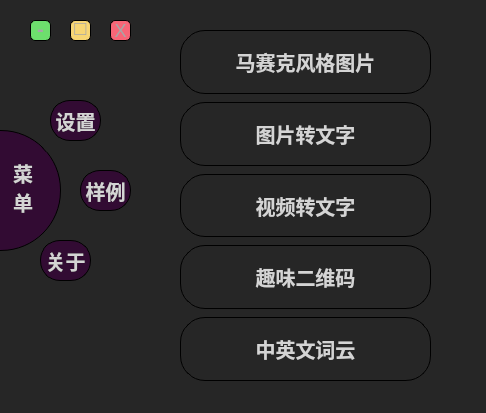
<?xml version="1.0" encoding="UTF-8"?>
<ui version="4.0">
 <class>Form</class>
 <widget class="QWidget" name="Form">
  <property name="geometry">
   <rect>
    <x>0</x>
    <y>0</y>
    <width>486</width>
    <height>413</height>
   </rect>
  </property>
  <property name="minimumSize">
   <size>
    <width>450</width>
    <height>352</height>
   </size>
  </property>
  <property name="maximumSize">
   <size>
    <width>2000</width>
    <height>2000</height>
   </size>
  </property>
  <property name="windowTitle">
   <string>Form</string>
  </property>
  <property name="windowOpacity">
   <double>1.000000000000000</double>
  </property>
  <property name="styleSheet">
   <string notr="true">QWidget#Form{
	
/*background-image: url(:/shouyexuanze/image/full.png);
border-image: url(:/shouyexuanze/image/background.png);*/
	background-color: rgb(38, 38, 38);
	/*border-style:outset; 
		border-width:1px;
		border-color:balck;
		border-radius:30px;*/

}
QPushButton{
font: 40pt &quot;微软雅黑&quot;;
color:rgb(212, 212, 212);
        /*border-bottom:1px solid white;*/
        font-size:20px;
        font-weight:700;
        font-family: &quot;Helvetica Neue&quot;, Helvetica, Arial, sans-serif;

		border-style:outset; 
		border-width:1px;
		border-color:balck;
		border-radius:25px;

		
}
QPushButton:hover{
color:rgb(150, 150, 150);
	background-color: rgb(138, 138, 138);
	color: rgb(38, 38, 38);
}
QMessageBox{
		background-color: rgb(38, 38, 38);
		font: 40pt &quot;微软雅黑&quot;;
		color:rgb(212, 212, 212);
        /*border-bottom:1px solid white;*/
        font-size:20px;
        font-weight:700;
        font-family: &quot;Helvetica Neue&quot;, Helvetica, Arial, sans-serif;

}</string>
  </property>
  <widget class="QPushButton" name="main_menue_btn">
   <property name="geometry">
    <rect>
     <x>-60</x>
     <y>130</y>
     <width>121</width>
     <height>121</height>
    </rect>
   </property>
   <property name="styleSheet">
    <string notr="true">QPushButton{
font: 20pt &quot;方正舒体&quot;;
border:white;
border:1px solid;
border-radius:60px;
	background-color: rgb(50, 11, 51);

padding-right:-45px;

padding-top:-7px;


}
QPushButton:hover{



background-color: rgb(38, 38, 38);
background-color:;
	color: rgb(103, 182, 204);
font: 31pt;
color:rgb(212, 212, 212);


}
QPushButton:checked{

	border:4px double;

}</string>
   </property>
   <property name="text">
    <string>菜
单</string>
   </property>
   <property name="checkable">
    <bool>true</bool>
   </property>
  </widget>
  <widget class="QPushButton" name="set_menue_btn">
   <property name="geometry">
    <rect>
     <x>50</x>
     <y>100</y>
     <width>51</width>
     <height>41</height>
    </rect>
   </property>
   <property name="styleSheet">
    <string notr="true">QPushButton{
font: 15pt &quot;方正舒体&quot;;
background-color: rgb(50, 11, 51);
border:white;
border:1px solid;
border-radius:20px;
}
QPushButton:hover{

border:4px double;

}
QPushButton:checked{

background-color:rgb(166, 166, 166);

}</string>
   </property>
   <property name="text">
    <string>设置</string>
   </property>
   <property name="checkable">
    <bool>false</bool>
   </property>
  </widget>
  <widget class="QPushButton" name="about_menue_btn">
   <property name="geometry">
    <rect>
     <x>40</x>
     <y>240</y>
     <width>51</width>
     <height>41</height>
    </rect>
   </property>
   <property name="styleSheet">
    <string notr="true">QPushButton{
font: 15pt &quot;方正舒体&quot;;
background-color: rgb(50, 11, 51);
border:white;
border:1px solid;
border-radius:20px;
}
QPushButton:hover{

border:4px double;

}
QPushButton:checked{

background-color:rgb(166, 166, 166);

}</string>
   </property>
   <property name="text">
    <string>关于</string>
   </property>
   <property name="checkable">
    <bool>false</bool>
   </property>
  </widget>
  <widget class="QPushButton" name="example_menue_btn">
   <property name="geometry">
    <rect>
     <x>80</x>
     <y>170</y>
     <width>51</width>
     <height>41</height>
    </rect>
   </property>
   <property name="styleSheet">
    <string notr="true">QPushButton{
font: 15pt &quot;方正舒体&quot;;
background-color: rgb(50, 11, 51);
border:white;
border:1px solid;
border-radius:20px;
}
QPushButton:hover{

border:4px double;

}
QPushButton:checked{

background-color:rgb(166, 166, 166);

}</string>
   </property>
   <property name="text">
    <string>样例</string>
   </property>
   <property name="checkable">
    <bool>false</bool>
   </property>
  </widget>
  <widget class="QWidget" name="layoutWidget">
   <property name="geometry">
    <rect>
     <x>180</x>
     <y>30</y>
     <width>251</width>
     <height>351</height>
    </rect>
   </property>
   <layout class="QVBoxLayout" name="verticalLayout">
    <property name="spacing">
     <number>8</number>
    </property>
    <item>
     <widget class="QPushButton" name="pushButton_5">
      <property name="sizePolicy">
       <sizepolicy hsizetype="Minimum" vsizetype="Expanding">
        <horstretch>0</horstretch>
        <verstretch>0</verstretch>
       </sizepolicy>
      </property>
      <property name="styleSheet">
       <string notr="true"/>
      </property>
      <property name="text">
       <string>马赛克风格图片</string>
      </property>
     </widget>
    </item>
    <item>
     <widget class="QPushButton" name="pushButton_3">
      <property name="sizePolicy">
       <sizepolicy hsizetype="Minimum" vsizetype="Expanding">
        <horstretch>0</horstretch>
        <verstretch>0</verstretch>
       </sizepolicy>
      </property>
      <property name="styleSheet">
       <string notr="true"/>
      </property>
      <property name="text">
       <string>图片转文字</string>
      </property>
     </widget>
    </item>
    <item>
     <widget class="QPushButton" name="pushButton_4">
      <property name="sizePolicy">
       <sizepolicy hsizetype="Minimum" vsizetype="Expanding">
        <horstretch>0</horstretch>
        <verstretch>0</verstretch>
       </sizepolicy>
      </property>
      <property name="styleSheet">
       <string notr="true"/>
      </property>
      <property name="text">
       <string>视频转文字</string>
      </property>
     </widget>
    </item>
    <item>
     <widget class="QPushButton" name="pushButton_2">
      <property name="sizePolicy">
       <sizepolicy hsizetype="Minimum" vsizetype="Expanding">
        <horstretch>0</horstretch>
        <verstretch>0</verstretch>
       </sizepolicy>
      </property>
      <property name="styleSheet">
       <string notr="true"/>
      </property>
      <property name="text">
       <string>趣味二维码</string>
      </property>
     </widget>
    </item>
    <item>
     <widget class="QPushButton" name="pushButton">
      <property name="sizePolicy">
       <sizepolicy hsizetype="Minimum" vsizetype="Expanding">
        <horstretch>0</horstretch>
        <verstretch>0</verstretch>
       </sizepolicy>
      </property>
      <property name="styleSheet">
       <string notr="true"/>
      </property>
      <property name="text">
       <string>中英文词云</string>
      </property>
     </widget>
    </item>
   </layout>
  </widget>
  <widget class="QPushButton" name="pushButton_6">
   <property name="geometry">
    <rect>
     <x>30</x>
     <y>20</y>
     <width>21</width>
     <height>21</height>
    </rect>
   </property>
   <property name="styleSheet">
    <string notr="true">QPushButton{background:#6DDF6D;border-radius:5px;
color: rgb(166, 166, 166);
font:26px &quot;微软雅黑&quot;;
font-weight:600;
padding-top:-4px;
}
QPushButton:hover{background:green;}</string>
   </property>
   <property name="text">
    <string>-</string>
   </property>
  </widget>
  <widget class="QPushButton" name="pushButton_7">
   <property name="geometry">
    <rect>
     <x>70</x>
     <y>20</y>
     <width>21</width>
     <height>21</height>
    </rect>
   </property>
   <property name="styleSheet">
    <string notr="true">QPushButton{background:#F7D674;border-radius:5px;
color: rgb(166, 166, 166);
font-weight:bolder;
padding-top:-5px;
font: 20px&quot;微软雅黑&quot;;
}
QPushButton:hover{background:yellow;}</string>
   </property>
   <property name="text">
    <string>□</string>
   </property>
  </widget>
  <widget class="QPushButton" name="pushButton_8">
   <property name="geometry">
    <rect>
     <x>110</x>
     <y>20</y>
     <width>21</width>
     <height>21</height>
    </rect>
   </property>
   <property name="styleSheet">
    <string notr="true">QPushButton{background:#F76677;border-radius:5px;
color: rgb(166, 166, 166);
font-weight:bolder;
font:18px;
font-weight:bolder;
}
QPushButton:hover{background:red;}</string>
   </property>
   <property name="text">
    <string>X</string>
   </property>
  </widget>
  <zorder>layoutWidget</zorder>
  <zorder>set_menue_btn</zorder>
  <zorder>about_menue_btn</zorder>
  <zorder>example_menue_btn</zorder>
  <zorder>main_menue_btn</zorder>
  <zorder>pushButton_6</zorder>
  <zorder>pushButton_7</zorder>
  <zorder>pushButton_8</zorder>
 </widget>
 <resources>
  <include location="../image.qrc"/>
 </resources>
 <connections>
  <connection>
   <sender>main_menue_btn</sender>
   <signal>clicked(bool)</signal>
   <receiver>Form</receiver>
   <slot>show_hide_menue()</slot>
   <hints>
    <hint type="sourcelabel">
     <x>-41</x>
     <y>143</y>
    </hint>
    <hint type="destinationlabel">
     <x>0</x>
     <y>66</y>
    </hint>
   </hints>
  </connection>
  <connection>
   <sender>set_menue_btn</sender>
   <signal>clicked()</signal>
   <receiver>Form</receiver>
   <slot>set_qt()</slot>
   <hints>
    <hint type="sourcelabel">
     <x>68</x>
     <y>118</y>
    </hint>
    <hint type="destinationlabel">
     <x>0</x>
     <y>94</y>
    </hint>
   </hints>
  </connection>
  <connection>
   <sender>example_menue_btn</sender>
   <signal>clicked()</signal>
   <receiver>Form</receiver>
   <slot>example_qt()</slot>
   <hints>
    <hint type="sourcelabel">
     <x>106</x>
     <y>190</y>
    </hint>
    <hint type="destinationlabel">
     <x>0</x>
     <y>126</y>
    </hint>
   </hints>
  </connection>
  <connection>
   <sender>about_menue_btn</sender>
   <signal>clicked()</signal>
   <receiver>Form</receiver>
   <slot>about_qt()</slot>
   <hints>
    <hint type="sourcelabel">
     <x>71</x>
     <y>265</y>
    </hint>
    <hint type="destinationlabel">
     <x>0</x>
     <y>164</y>
    </hint>
   </hints>
  </connection>
  <connection>
   <sender>pushButton_3</sender>
   <signal>clicked()</signal>
   <receiver>Form</receiver>
   <slot>show_tu_wen()</slot>
   <hints>
    <hint type="sourcelabel">
     <x>281</x>
     <y>121</y>
    </hint>
    <hint type="destinationlabel">
     <x>431</x>
     <y>113</y>
    </hint>
   </hints>
  </connection>
  <connection>
   <sender>pushButton_2</sender>
   <signal>clicked()</signal>
   <receiver>Form</receiver>
   <slot>show_erweima()</slot>
   <hints>
    <hint type="sourcelabel">
     <x>316</x>
     <y>254</y>
    </hint>
    <hint type="destinationlabel">
     <x>432</x>
     <y>241</y>
    </hint>
   </hints>
  </connection>
  <connection>
   <sender>pushButton</sender>
   <signal>clicked()</signal>
   <receiver>Form</receiver>
   <slot>show_ciyun()</slot>
   <hints>
    <hint type="sourcelabel">
     <x>328</x>
     <y>369</y>
    </hint>
    <hint type="destinationlabel">
     <x>444</x>
     <y>307</y>
    </hint>
   </hints>
  </connection>
  <connection>
   <sender>pushButton_4</sender>
   <signal>clicked()</signal>
   <receiver>Form</receiver>
   <slot>show_shi_wen()</slot>
   <hints>
    <hint type="sourcelabel">
     <x>272</x>
     <y>179</y>
    </hint>
    <hint type="destinationlabel">
     <x>78</x>
     <y>193</y>
    </hint>
   </hints>
  </connection>
  <connection>
   <sender>pushButton_5</sender>
   <signal>clicked()</signal>
   <receiver>Form</receiver>
   <slot>show_masai()</slot>
   <hints>
    <hint type="sourcelabel">
     <x>297</x>
     <y>36</y>
    </hint>
    <hint type="destinationlabel">
     <x>139</x>
     <y>129</y>
    </hint>
   </hints>
  </connection>
  <connection>
   <sender>pushButton_8</sender>
   <signal>clicked()</signal>
   <receiver>Form</receiver>
   <slot>xuanze_guanbi()</slot>
   <hints>
    <hint type="sourcelabel">
     <x>122</x>
     <y>37</y>
    </hint>
    <hint type="destinationlabel">
     <x>154</x>
     <y>40</y>
    </hint>
   </hints>
  </connection>
  <connection>
   <sender>pushButton_7</sender>
   <signal>clicked()</signal>
   <receiver>Form</receiver>
   <slot>xuanze_fangda()</slot>
   <hints>
    <hint type="sourcelabel">
     <x>82</x>
     <y>31</y>
    </hint>
    <hint type="destinationlabel">
     <x>132</x>
     <y>79</y>
    </hint>
   </hints>
  </connection>
  <connection>
   <sender>pushButton_6</sender>
   <signal>clicked()</signal>
   <receiver>Form</receiver>
   <slot>xuanze_yincang()</slot>
   <hints>
    <hint type="sourcelabel">
     <x>41</x>
     <y>30</y>
    </hint>
    <hint type="destinationlabel">
     <x>11</x>
     <y>47</y>
    </hint>
   </hints>
  </connection>
 </connections>
 <slots>
  <slot>show_hide_menue()</slot>
  <slot>set_qt()</slot>
  <slot>example_qt()</slot>
  <slot>about_qt()</slot>
  <slot>show_tu_wen()</slot>
  <slot>show_erweima()</slot>
  <slot>show_ciyun()</slot>
  <slot>show_shi_wen()</slot>
  <slot>show_masai()</slot>
  <slot>xuanze_guanbi()</slot>
  <slot>xuanze_fangda()</slot>
  <slot>xuanze_yincang()</slot>
 </slots>
</ui>
